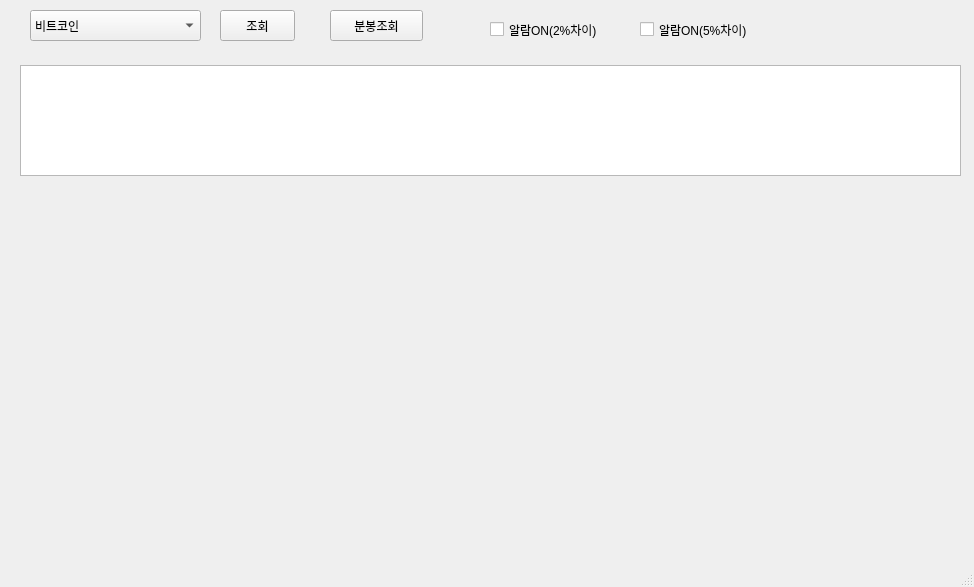
<?xml version="1.0" encoding="UTF-8"?>
<ui version="4.0">
 <class>MainWindow</class>
 <widget class="QMainWindow" name="MainWindow">
  <property name="geometry">
   <rect>
    <x>0</x>
    <y>0</y>
    <width>974</width>
    <height>587</height>
   </rect>
  </property>
  <property name="windowTitle">
   <string>MainWindow</string>
  </property>
  <widget class="QWidget" name="centralwidget">
   <widget class="QPushButton" name="pushButton">
    <property name="geometry">
     <rect>
      <x>220</x>
      <y>10</y>
      <width>75</width>
      <height>31</height>
     </rect>
    </property>
    <property name="text">
     <string>조회</string>
    </property>
   </widget>
   <widget class="QComboBox" name="comboBox">
    <property name="geometry">
     <rect>
      <x>30</x>
      <y>10</y>
      <width>171</width>
      <height>31</height>
     </rect>
    </property>
    <item>
     <property name="text">
      <string>비트코인</string>
     </property>
    </item>
    <item>
     <property name="text">
      <string>이더리움</string>
     </property>
    </item>
    <item>
     <property name="text">
      <string>솔라나</string>
     </property>
    </item>
   </widget>
   <widget class="QListWidget" name="listWidget">
    <property name="geometry">
     <rect>
      <x>20</x>
      <y>65</y>
      <width>941</width>
      <height>111</height>
     </rect>
    </property>
   </widget>
   <widget class="QWidget" name="verticalLayoutWidget">
    <property name="geometry">
     <rect>
      <x>20</x>
      <y>180</y>
      <width>941</width>
      <height>351</height>
     </rect>
    </property>
    <layout class="QVBoxLayout" name="verticalLayout"/>
   </widget>
   <widget class="QCheckBox" name="checkBox1">
    <property name="geometry">
     <rect>
      <x>490</x>
      <y>20</y>
      <width>141</width>
      <height>19</height>
     </rect>
    </property>
    <property name="text">
     <string>알람ON(2%차이)</string>
    </property>
   </widget>
   <widget class="QCheckBox" name="checkBox2">
    <property name="geometry">
     <rect>
      <x>640</x>
      <y>20</y>
      <width>131</width>
      <height>19</height>
     </rect>
    </property>
    <property name="text">
     <string>알람ON(5%차이)</string>
    </property>
   </widget>
   <widget class="QPushButton" name="pushButton2">
    <property name="geometry">
     <rect>
      <x>330</x>
      <y>10</y>
      <width>93</width>
      <height>31</height>
     </rect>
    </property>
    <property name="text">
     <string>분봉조회</string>
    </property>
   </widget>
  </widget>
  <widget class="QMenuBar" name="menubar">
   <property name="geometry">
    <rect>
     <x>0</x>
     <y>0</y>
     <width>974</width>
     <height>21</height>
    </rect>
   </property>
  </widget>
  <widget class="QStatusBar" name="statusbar"/>
 </widget>
 <resources/>
 <connections/>
</ui>
